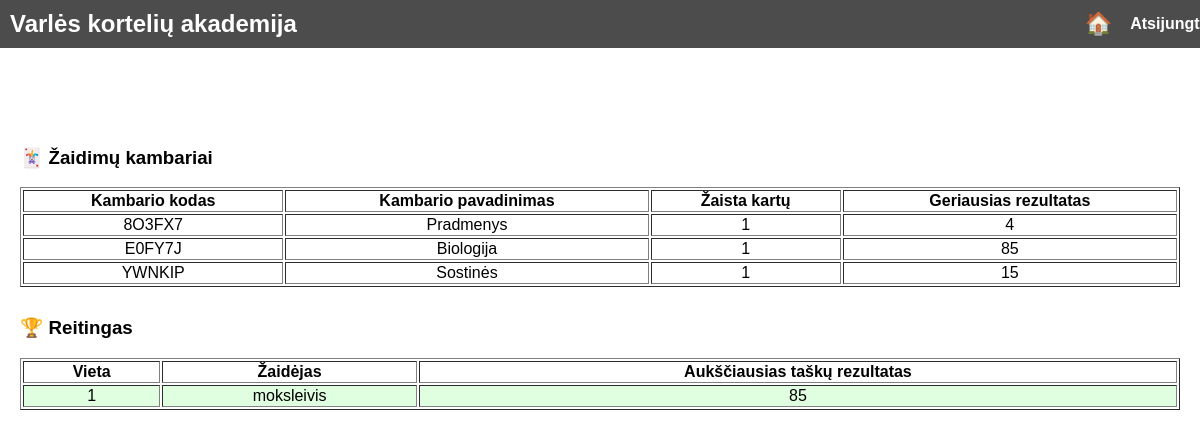
The app's page /student/progress/ (signed in) with its own data.
### game/models.py (models this page shows)
class Room(models.Model):
    code = models.CharField(max_length=6, unique=True, default=generate_room_code)
    teacher = models.ForeignKey(CustomUser, on_delete=models.CASCADE, related_name="rooms")
    created_at = models.DateTimeField(auto_now_add=True)
    name = models.CharField(max_length=100, blank=True, null=True)  # <--- new field

class CustomUser(AbstractUser):
    ROLE_CHOICES = (
        ('teacher', 'Teacher'),
        ('student', 'Student'),
    )
    role = models.CharField(max_length=10, choices=ROLE_CHOICES, default='student')
    groups = models.ManyToManyField(Group, related_name="customuser_groups", blank=True)
    user_permissions = models.ManyToManyField(Permission, related_name="customuser_permissions", blank=True)

### game/views.py (the view)
# urls.py: path('student/progress/', student_progress, name='student_progress'),
@login_required
def student_progress(request):
    if request.user.role != 'student':
        messages.error(request, "Tik mokiniai gali matyti savo progresą")
        return redirect('index')
    my_results = (
        StudentResult.objects.filter(student=request.user)
        .values('room__code', 'room__name')
        .annotate(times_played=Count('id'), best_score=Max('score'))
    )
    leaderboard = (
        StudentResult.objects.values('student__username')
        .annotate(total_score=Max('score'))
        .order_by('-total_score')
    )
    for idx, player in enumerate(leaderboard, start=1):
        player['position'] = idx
    return render(request, 'student_progress.html', {
        'my_results': my_results,
        'leaderboard': leaderboard,
    })

### game/templates/student_progress.html (shortened to what this page needs)
{% extends "index.html" %}
{% block content %}
<header style="position: relative; top: 0; left: 0; width: 100%; background: rgba(0, 0, 0, 0.7); color: white; z-index: 1000; padding: 10px; display: flex; align-items: center; justify-content: space-between;">
  <h2 style="margin: 0;">Varlės kortelių akademija</h2>
  <div style="display: flex; gap: 12px; align-items: center;">
    <a href="/" style="background: none; border: none; color: white; font-weight: bold; font-size: 22px; text-decoration: none; cursor: pointer;">
        🏠
      </a>
    <form action="{% url 'logout' %}" method="post" onsubmit="localStorage.removeItem('joinedRoomCode');">
      <button type="submit" style="background: none; border: none; color: white; font-weight: bold; font-size: 16px; cursor: pointer;">
        Atsijungti
      </button>
    </form>
  </div>
</header>
<div style="padding: 20px; margin-top: 60px;">
  <h3>🃏 Žaidimų kambariai</h3>
  <table border="1" style="margin-bottom: 30px; width: 100%; text-align: center;">
      <tr>
          <th>Kambario kodas</th>
          <th>Kambario pavadinimas</th>
          <th>Žaista kartų</th>
          <th>Geriausias rezultatas</th>
      </tr>
      {% for result in my_results %}
      <tr>
          <td>{{ result.room__code }}</td>
          <td>{{ result.room__name|default:"(Be pavadinimo)" }}</td>
          <td>{{ result.times_played }}</td>
          <td>{{ result.best_score }}</td>
      </tr>
      {% endfor %}
  </table>
  <h3>🏆 Reitingas</h3>
  <table border="1" style="width: 100%; text-align: center;">
      <tr>
          <th>Vieta</th>
          <th>Žaidėjas</th>
          <th>Aukščiausias taškų rezultatas</th>
      </tr>
      {% for player in leaderboard %}
      <tr {% if player.student__username == user.username %} style="background-color: #e0ffe0;" {% endif %}>
          <td>{{ player.position }}</td>
          <td>{{ player.student__username }}</td>
          <td>{{ player.total_score }}</td>
      </tr>
      {% endfor %}
  </table>
</div>
{% endblock %}

### game/templates/index.html (style rules this page uses)
html, body { margin: 0; padding: 0; width: 100%; height: 100%; overflow: auto; font-family: Arial, sans-serif; }

### records on screen
Room: room__code "8O3FX7", room__name "Pradmenys", times_played "1", best_score "4"
Room: room__code "E0FY7J", room__name "Biologija", times_played "1", best_score "85"
Room: room__code "YWNKIP", room__name "Sostinės", times_played "1", best_score "15"
CustomUser: position "1", student__username "moksleivis", total_score "85"
